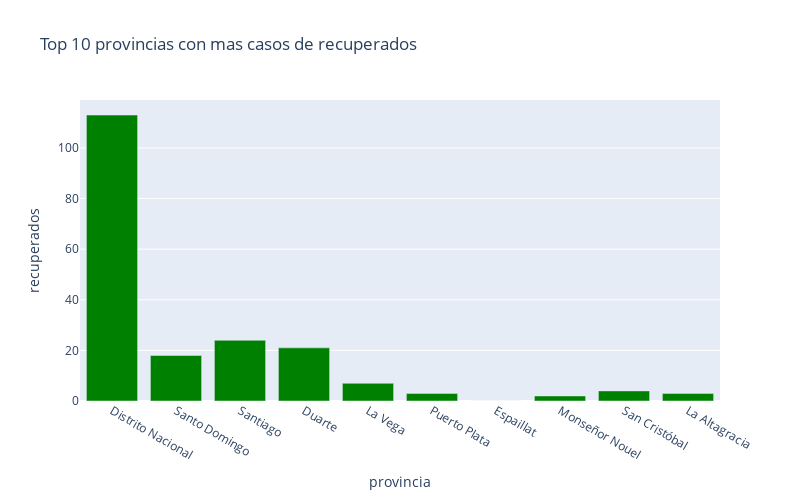

Notebook cell for this chart:
### Code cell
px.bar(
    sorted_provinces_df.head(10),
    x = "provincia",
    y = "recuperados",
    title= "Top 10 provincias con mas casos de recuperados", # the axis names
    color_discrete_sequence=["green"], 
    height=500,
    width=800
)

### Figure 1 — Plotly figure (JSON) as saved in the notebook; plotly's stock layout.template omitted (floating-point values rounded to 4 significant figures)
{"data": [{"alignmentgroup": "True", "hovertemplate": "provincia=%{x}<br>recuperados=%{y}<extra></extra>", "legendgroup": "", "marker": {"color": "green"}, "name": "", "offsetgroup": "", "orientation": "v", "showlegend": false, "textposition": "auto", "type": "bar", "x": ["Distrito Nacional", "Santo Domingo", "Santiago", "Duarte", "La Vega", "Puerto Plata", "Espaillat", "Monseñor Nouel", "San Cristóbal", "La Altagracia"], "xaxis": "x", "y": [113, 18, 24, 21, 7, 3, 0, 2, 4, 3], "yaxis": "y"}], "layout": {"barmode": "relative", "height": 500, "legend": {"tracegroupgap": 0}, "title": {"text": "Top 10 provincias con mas casos de recuperados"}, "width": 800, "xaxis": {"anchor": "y", "domain": [0, 1], "title": {"text": "provincia"}}, "yaxis": {"anchor": "x", "domain": [0, 1], "title": {"text": "recuperados"}}}}
